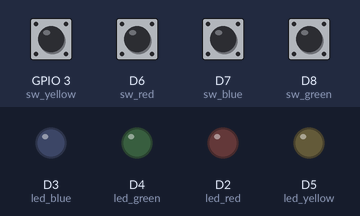
The sketch below on a simulated ESP8266 (NodeMCU). Shown: output pins drawn as LEDs (lit = HIGH). The inputs (shaded band) are chosen by the test bench; at power-on: D6 (sw_red), D7 (sw_blue), D8 (sw_green), GPIO 3 (sw_yellow) HIGH.

Above: at 1.6 s.
1.7 s: GPIO 3 (sw_yellow) pulled LOW for 0.5 s
At 3.1 s:
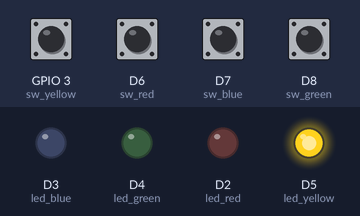
3.7 s: D6 (sw_red) pulled LOW for 0.5 s
At 4.8 s:
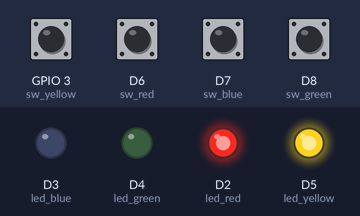
5.7 s: D7 (sw_blue) pulled LOW for 0.5 s
At 6.3 s:
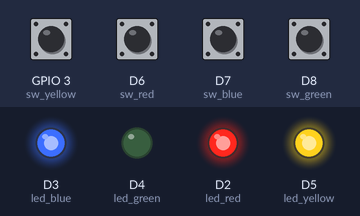
7.7 s: D8 (sw_green) pulled LOW for 0.5 s
At 8.9 s:
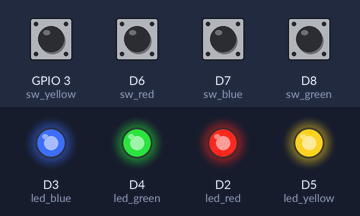
9.7 s: GPIO 3 (sw_yellow) pulled LOW for 1 s
At 10.5 s:
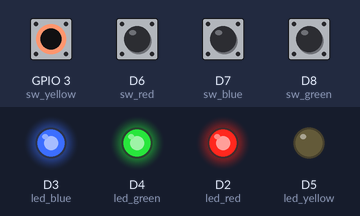
12.2 s: D6 (sw_red) pulled LOW for 1 s
At 13.7 s:
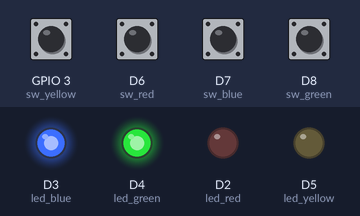
Timing chart, 0 to 15.2 s (numbered marks = the images above; inputs shaded):
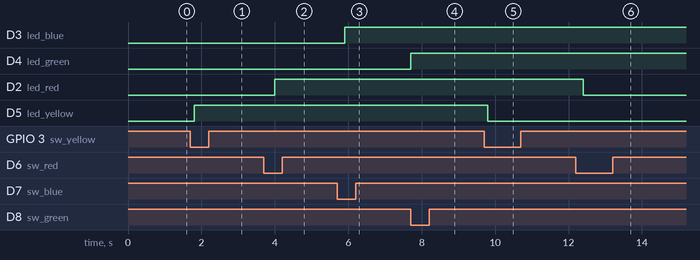

Measured:
- after the input at 1.7 s, D5 (led_yellow): LOW → HIGH after 0.10 s
- after the input at 3.7 s, D2 (led_red): LOW → HIGH after 0.30 s
- after the input at 5.7 s, D3 (led_blue): LOW → HIGH after 0.20 s
- after the input at 7.7 s, D4 (led_green): LOW → HIGH at once
- after the input at 9.7 s, D5 (led_yellow): HIGH → LOW after 0.10 s
- after the input at 12.2 s, D2 (led_red): HIGH → LOW after 0.20 s

The sketch:

test_01_LED_SW.ino
```cpp
int led_red = D2;
int led_blue = D3;
int led_green = D4;
int led_yellow = D5;

int sw_red = D6;
int sw_blue = D7;
int sw_green = D8;
int sw_yellow = D9;

int sw_red_value = 0;  // 빨강 스위치 현재상태
int sw_red_old_value = 1;  // 빨강 스위치 이전상태
int led_red_status = 0; // 빨강 led 상태

int sw_blue_value = 0;  // 파랑 스위치 현재상태
int sw_blue_old_value = 1;  // 파랑 스위치 이전상태
int led_blue_status = 0; // 파랑 led 상태

int sw_green_value = 0;  // 초록 스위치 현재상태
int sw_green_old_value = 1;  // 초록 스위치 이전상태
int led_green_status = 0; // 초록 led 상태

int sw_yellow_value = 0;  // 노랑 스위치 현재상태
int sw_yellow_old_value = 1;  // 노랑 스위치 이전상태
int led_yellow_status = 0; // 노랑 led 상태


void setup() {
  // 시리얼 통신
  Serial.begin(115200);
  // 핀모드 설정
  pinMode(led_red, OUTPUT);
  pinMode(led_blue, OUTPUT);
  pinMode(led_green, OUTPUT);
  pinMode(led_yellow, OUTPUT);

  pinMode(sw_red, INPUT);
  pinMode(sw_blue, INPUT);
  pinMode(sw_green, INPUT);
  pinMode(sw_yellow, INPUT);
}

// 1. 처음에 스위치를 누르지 않음 ->
//    sw_red_value = 1
//    (sw_red_old_value = 1)
//    led_red_status = 0 이므로
//    digitalWrite(led_red, LOW);
//    delay 0.1초
// 2. 스위치를 누르고 있을 때 ->
//    sw_red_value = 0
//    if문 sw_red_value == 0 && sw_red_old_value == 1 이므로
//    led_red_status = 1
//    (sw_red_old_value = 0)
//    digitalWrite(led_red, HIGH);
//    delay 0.1초
// 3. 스위치를 떼면 ->
//    sw_red_value = 1
//    (sw_red_old_value = 1)
//    그대로 led_red_status = 1
//    digitalWrite(led_red, HIGH);
//    delay 0.1초

void loop() {
  int sw_red_value = digitalRead(sw_red); // 스위치가 닫히는 순간만 0
  //Serial.println(sw_red_value); // 스위치가 누를때 시리얼모니터에 0이 출력되는지 확인

  // sw_red_old_value 초기값 1(스위치 열림)
  // led_red_status 초기값 0(LED OFF)
  // LOW, 0: 스위치 닫힘  // HIGH,1: 스위치 열림

  if(sw_red_value == 0 && sw_red_old_value == 1){  // 현재 스위치가 눌리고, 과거 스위치가 열렸을때
    led_red_status = 1 - led_red_status;  // LED 상태 전환
  }

  sw_red_old_value = sw_red_value;  // 스위치 현재값이 과거값이 됨.

  if(led_red_status == 1){
   digitalWrite(led_red, HIGH);
  }
  else if(led_red_status == 0){
   digitalWrite(led_red, LOW);
  }
  delay(100);

  // 위와 동일. 색만 바뀜
  int sw_green_value = digitalRead(sw_green); // 스위치가 닫히는 순간만 0

  if(sw_green_value == 0 && sw_green_old_value == 1){  // 현재 스위치가 눌리고, 과거 스위치가 열렸을때
    led_green_status = 1 - led_green_status;  // LED 상태 전환
  }

  sw_green_old_value = sw_green_value;  // 스위치 현재값이 과거값이 됨.

  if(led_green_status == 1){
   digitalWrite(led_green, HIGH);
  }
  else if(led_green_status == 0){
   digitalWrite(led_green, LOW);
  }
  delay(100);

  int sw_yellow_value = digitalRead(sw_yellow); // 스위치가 닫히는 순간만 0

  if(sw_yellow_value == 0 && sw_yellow_old_value == 1){  // 현재 스위치가 눌리고, 과거 스위치가 열렸을때
    led_yellow_status = 1 - led_yellow_status;  // LED 상태 전환
  }

  sw_yellow_old_value = sw_yellow_value;  // 스위치 현재값이 과거값이 됨.

  if(led_yellow_status == 1){
   digitalWrite(led_yellow, HIGH);
  }
  else if(led_yellow_status == 0){
   digitalWrite(led_yellow, LOW);
  }
  delay(100);

  int sw_blue_value = digitalRead(sw_blue); // 스위치가 닫히는 순간만 0

  if(sw_blue_value == 0 && sw_blue_old_value == 1){  // 현재 스위치가 눌리고, 과거 스위치가 열렸을때
    led_blue_status = 1 - led_blue_status;  // LED 상태 전환
  }

  sw_blue_old_value = sw_blue_value;  // 스위치 현재값이 과거값이 됨.

  if(led_blue_status == 1){
   digitalWrite(led_blue, HIGH);
  }
  else if(led_blue_status == 0){
   digitalWrite(led_blue, LOW);
  }
  delay(100);
}
 
```
